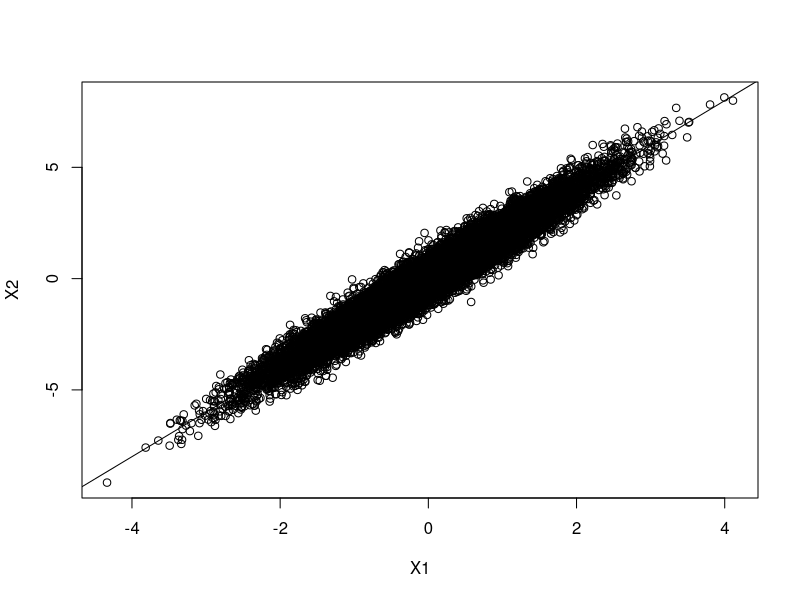
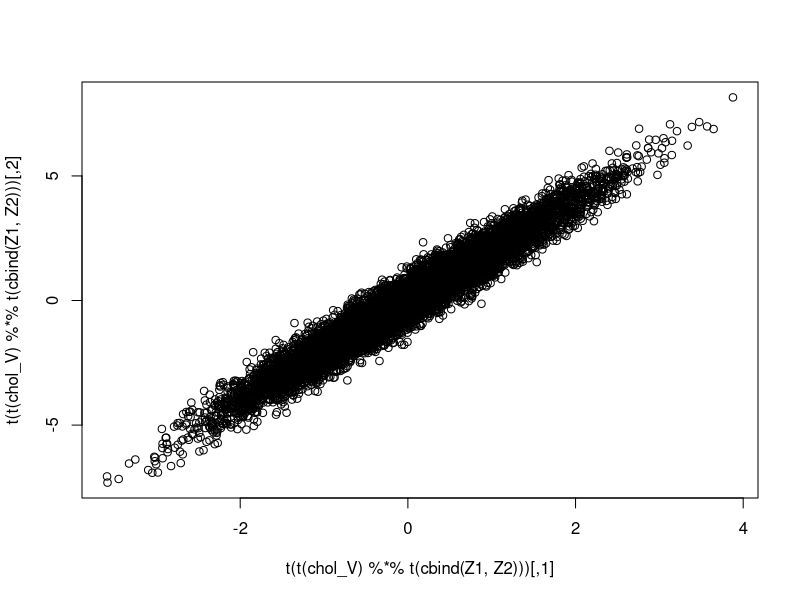
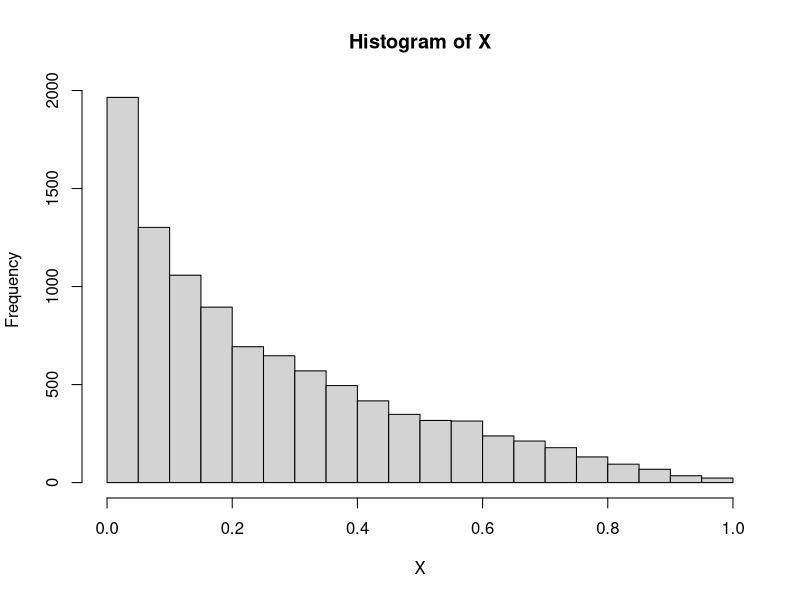

The R script that drew these images, in order:
## ---- chunk 1
sigma_x1 <- 1
sigma_x2 <- 0.5
n <- 20000
beta <- 2

X1 <- rnorm(n, mean = 0, sigma_x1)
X2 <- rnorm(n, mean = beta*X1, sigma_x2)

plot(X1, X2) + abline(a = 0, b = beta)

cov(cbind(X1, X2))
## ---- chunk 2
Z1 <- rnorm(10000, mean = 0, sd = 1)
Z2 <- rnorm(10000, mean = 0, sd = 1)

V = matrix(c(1, 2, 2, 4.25), ncol = 2, nrow = 2)
chol_V = chol(V)

plot(t(t(chol_V) %*% t(cbind(Z1, Z2))))
cov(t(t(chol_V) %*% t(cbind(Z1, Z2))))

## ---- chunk 3
n <- 10000
X1 <- runif(n)
X <- runif(n, min = 0, max = X1)

hist(X) 
